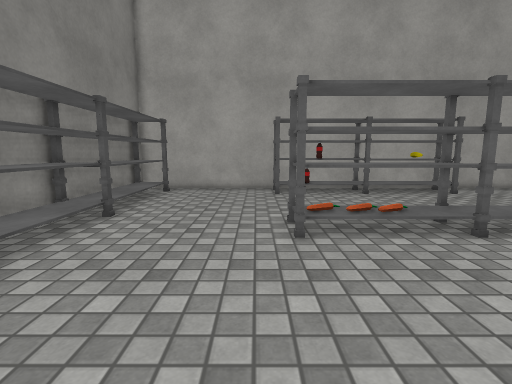
View 1 (above)

16 first-person views from a walk through a scene from a Unity 3-D project. The camera is 1.2 m above the floor, tilts 8° down and sees 85° across. The floor is counted in squares, 0.5 m on a side. Each view is taken from the middle of a square. On the plan, view 1 faces up. The plan holds only what a view shows up to about 18 squares ahead; the rest is blank. The place goes on beyond the plan. The player character is not drawn. Some animated figures are not drawn. Some surface patterns are stand-ins.

View 2
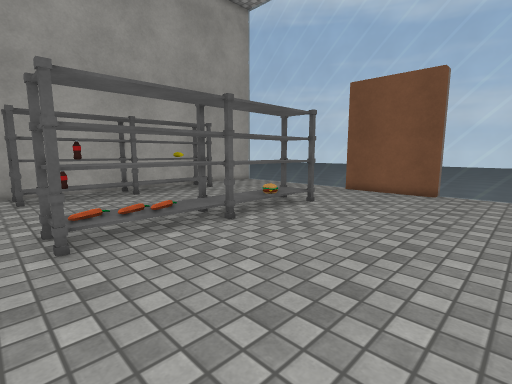

View 3
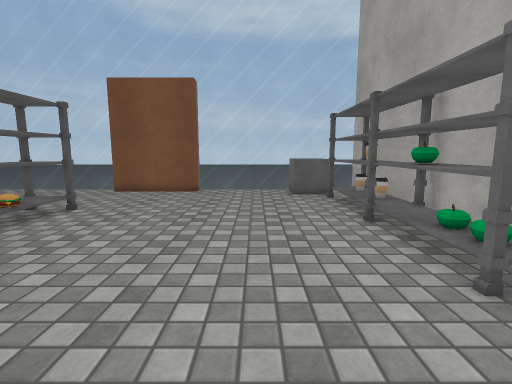

View 4
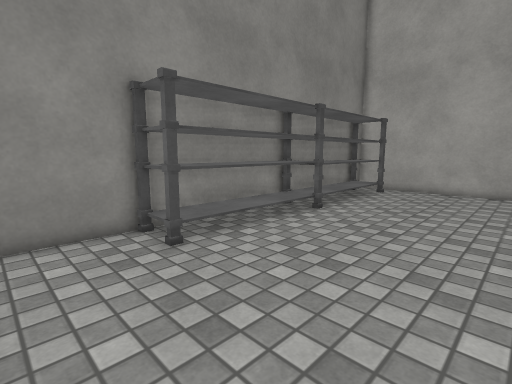

View 5
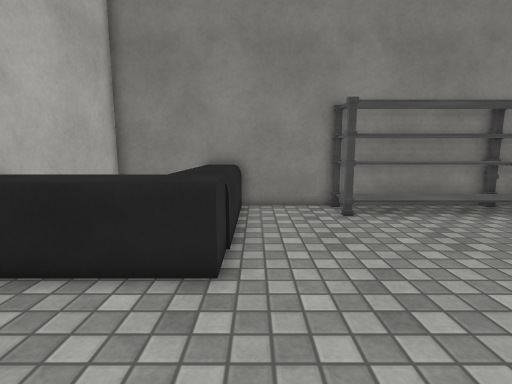

View 6
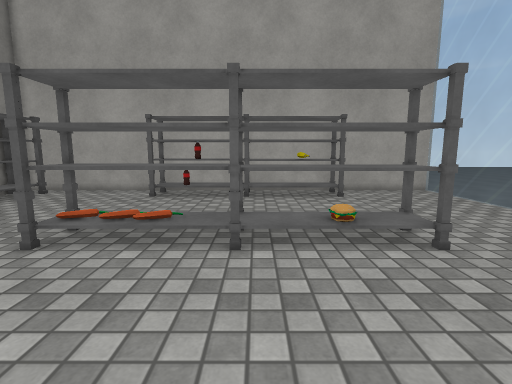

View 7
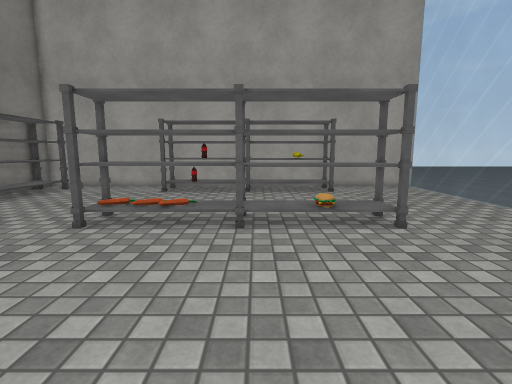

View 8
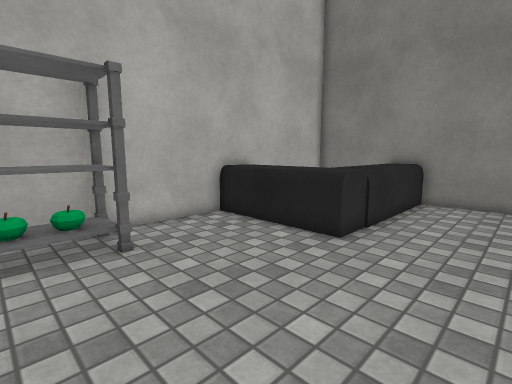

View 9
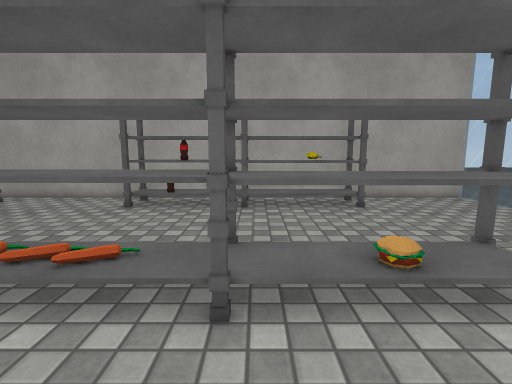

View 10
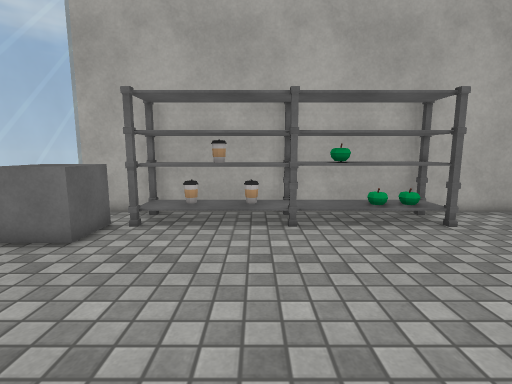

View 11
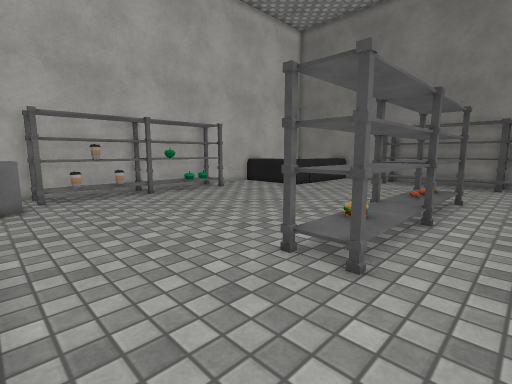

View 12
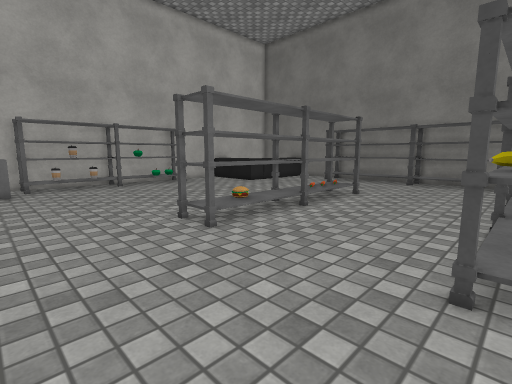

View 13
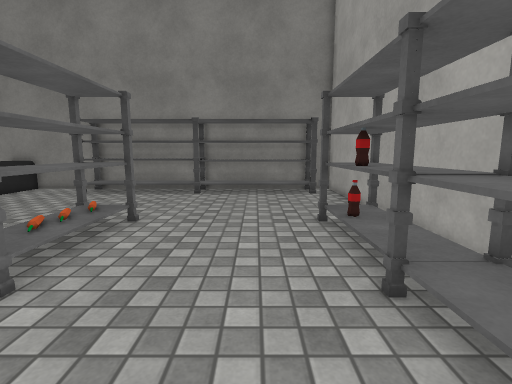

View 14
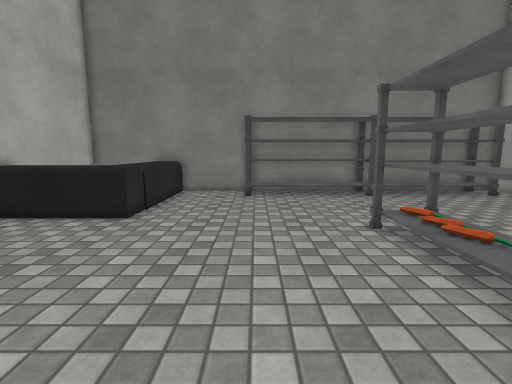

View 15
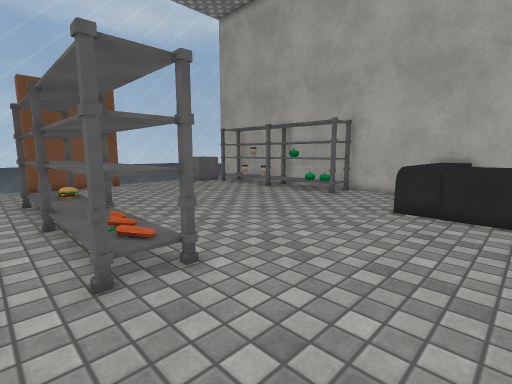

View 16
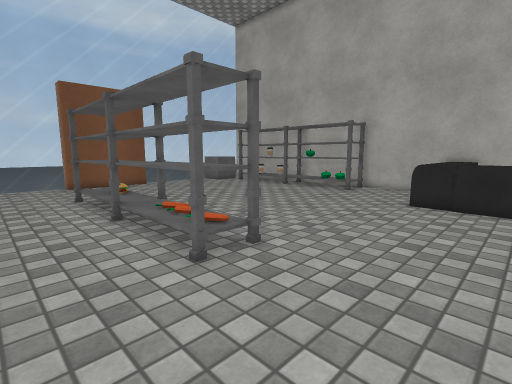

### Floor plan
Key: @ floor where view 1 was taken; # wall or solid block; . floor; = window, fence, low wall or low ledge; S shelf; B banana; C grey cube; A apple; O other object.
Columns run from 8 left of view 1 to 20 right of it. Each row starts with its distance up from view 1.
 20                            =
 19 ##########################===
 18 #OO......SSSSSSSSSSSS.....= =
 17 #OO......SSSSSSSSBBSS.....===
 16 #OO......SSSSSSSSSBSS.....===
 15 #OO.......................===
 14 #OO.......................===
 13 #OO.......................==
 12 #OO.......................=
 11 #OO.......................==
 10 #OO......SSSSSSSSSSSS.....=
  9 #OO......SSSSSSSSSSSS.....=
  8 #OO......SSSSSSSSSSSS.....=
  7 #OO.......................=
  6 #OO.......................=
  5 #OO.......................=
  4 #OO.......................=
  3 #OO.......................===
  2 #.........................===
  1 #.........................===
  0 #.......@.................=
 -1 OOOOOOOOO.................=
 -2 #OOOOOOOO................C=
 -3 #     OOO...............CC=
 -4 #     OOO....SSSSSSSSSSSCC
 -5 #     OOO....AAAASSSSSSS..
 -6 #######O##################=

Positions as (right, up) in squares from view 1, and headings:
1: (0, 0), facing up
2: (0, 0), facing up-right
3: (0, 0), facing right
4: (1, 0), facing up-left
5: (5, 0), facing left
6: (7, 1), facing up
7: (7, -1), facing up
8: (7, 3), facing down-left
9: (7, 4), facing up
10: (11, 5), facing down
11: (17, 12), facing down-left
12: (17, 17), facing down-left
13: (11, 14), facing left
14: (10, 4), facing left
15: (-4, 11), facing down-right
16: (-4, 13), facing down-right
